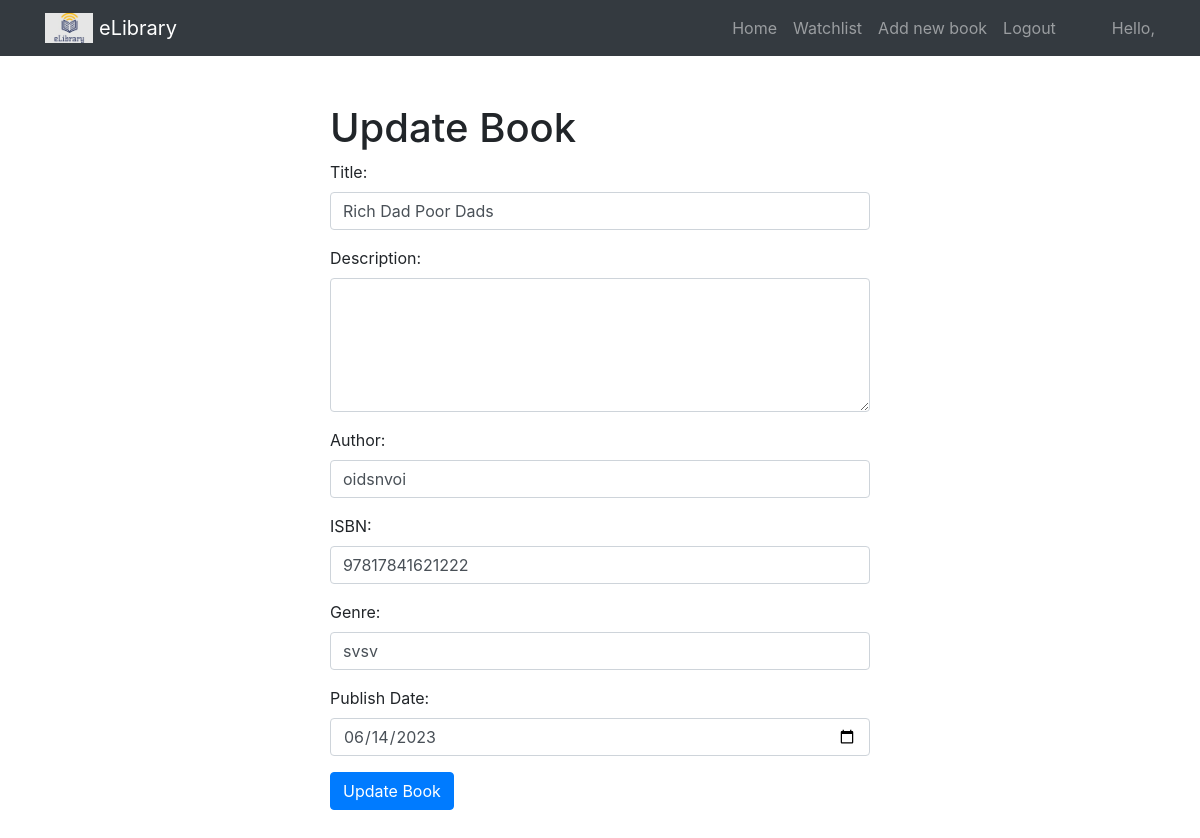
The page /eLibrary/book/Rich Dad Poor Dads/update on the database its author committed.
### eLibrary/models.py (models this page shows, shortened)
class Book(models.Model):
    title = models.CharField(max_length=100, unique=True)
    author = models.CharField(max_length=100, default="Unknown")
    isbn = models.CharField(max_length=20, default="N/A", unique=True)
    genre = models.CharField(max_length=50, default="Unknown")
    description = models.TextField(blank=True, null=True)
    publish_date = models.DateField()

### eLibrary/views.py (the view)
# urls.py: path('book/<str:book_title>/update', views.update_book, name="update_book"),   #update page view
def update_book(request, book_title):
    book = get_object_or_404(Book, title=book_title)
    if request.method == 'POST':
        title = request.POST['title']
        description = request.POST['description']
        author = request.POST['author']
        isbn = request.POST['isbn']
        genre = request.POST['genre']
        publish_date = datetime.strptime(request.POST['publish_date'], '%Y-%m-%d').date()
        if Book.objects.filter(title=title).exclude(pk=book.pk).exists():
            error_message = 'A book with the same title already exists. Title set back to original value.'
        elif Book.objects.filter(isbn=isbn).exclude(pk=book.pk).exists():
            error_message = 'A book with the same ISBN already exists. ISBN set back to original value.'
        else:
            book.title = title
            book.description = description
            book.author = author
            book.isbn = isbn
            book.genre = genre
            book.publish_date = publish_date
            book.save()
            return redirect('eLibrary:book_view', book_title=book.title)
    else:
        error_message = None
    return render(request, 'eLibrary/update_book.html', {
        'book': book,
        'error_message': error_message
    })

### eLibrary/templates/eLibrary/update_book.html (shortened to what this page needs)
{% extends 'eLibrary/layout.html' %}
{% block body %}
<div class="container mt-5 mb-5">
    <div class="row">
        <div class="col-md-6 offset-md-3">
            <h1>Update Book</h1>
            <form method="POST" action="{% url 'eLibrary:update_book' book.title %}">
                <div class="form-group">
                    <label for="title">Title:</label>
                    <input type="text" class="form-control" name="title" value="{{ book.title }}" required>
                </div>
                <div class="form-group">
                    <label for="description">Description:</label>
                    <textarea class="form-control" name="description" rows="5">{{ book.description }}</textarea>
                </div>
                <div class="form-group">
                    <label for="author">Author:</label>
                    <input type="text" class="form-control" name="author" value="{{ book.author }}" required>
                </div>
                <div class="form-group">
                    <label for="isbn">ISBN:</label>
                    <input type="text" class="form-control" name="isbn" value="{{ book.isbn }}" required>
                </div>
                <div class="form-group">
                    <label for="genre">Genre:</label>
                    <input type="text" class="form-control" name="genre" value="{{ book.genre }}" required>
                </div>
                <div class="form-group">
                    <label for="publish_date">Publish Date:</label>
                    <input type="date" class="form-control" name="publish_date" value="{{ book.publish_date|date:'Y-m-d' }}" required>
                </div>
                <button type="submit" class="btn btn-primary">Update Book</button>
            </form>
        </div>
    </div>
</div>
{% endblock %}

### rows shown on the page
Book: title "Rich Dad Poor Dads", author "oidsnvoi", isbn "97817841621222", genre "svsv", publish_date "06/14/2023"
